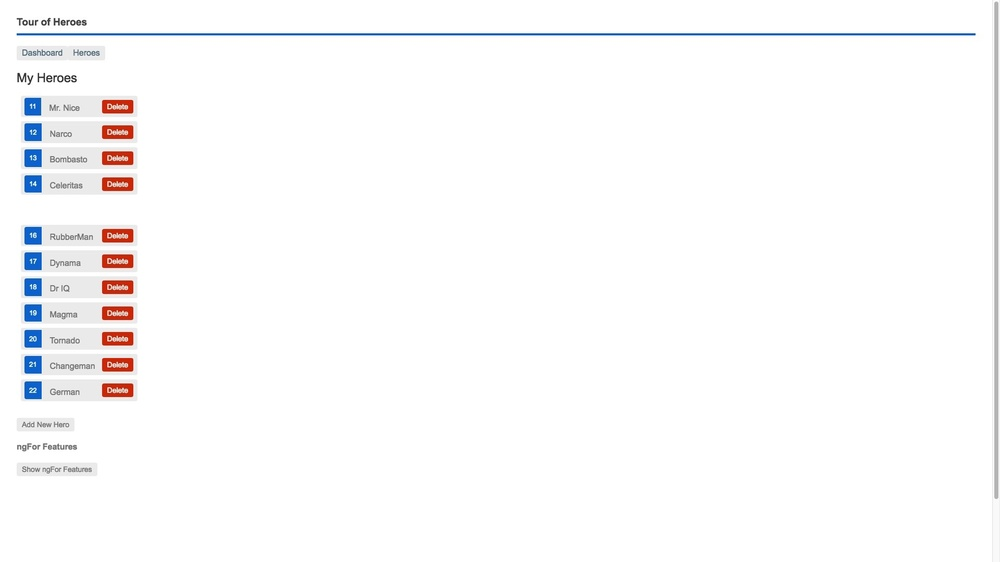
#> input picture cvml/sandbox/images/all_heroes_no_magneta.jpg, 1000 x 562 px, shrunk from 1920 x 1080 before the run, found by its file name
$ jupyter execute 'Using OpenCV to detect objects in a user interface page.ipynb'
#> lines starting #> are read from the running program, lines starting #| are printed output that depends on the picture; long printed decimals are rounded
# Web Page Object Detection Using Template Images

In this notebook, we are experimenting with tackling one of the first problems we want to solve: finding html control and object in a page. The type of objects that we want to find in this first step are:

- html buttons (so we can click on them later)
- html input text controls (so we can type)
- table item where we eventuaklly will be able to read values

## Technologies to Try:

###  OpenCV template matching
http://opencv-python-tutroals.readthedocs.io/en/latest/py_tutorials/py_imgproc/py_template_matching/py_template_matching.html

Template Matching is a method for searching and finding the location of a template image in a larger image. It simply slides the template image over the input image (as in 2D convolution) and compares the template and patch of input image under the template image. Several comparison methods are implemented in OpenCV. It returns a grayscale image, where each pixel denotes how much does the neighbourhood of that pixel match with template.

#### OpenCV template matching comparisions
    Each comparision is different cost function that is used to find a strong correlation.
    In some limited experiments, we found that all comparision funtions work well for us with the exception of one. So, for now we will pick one.


# First experiment, finding the object (template) "item_with_delete" inside the image "one_hero".

[cell 1]
import cv2
import numpy as np
from matplotlib import pyplot as plt


img_full = cv2.imread('all_heroes_no_magneta.jpg',0)
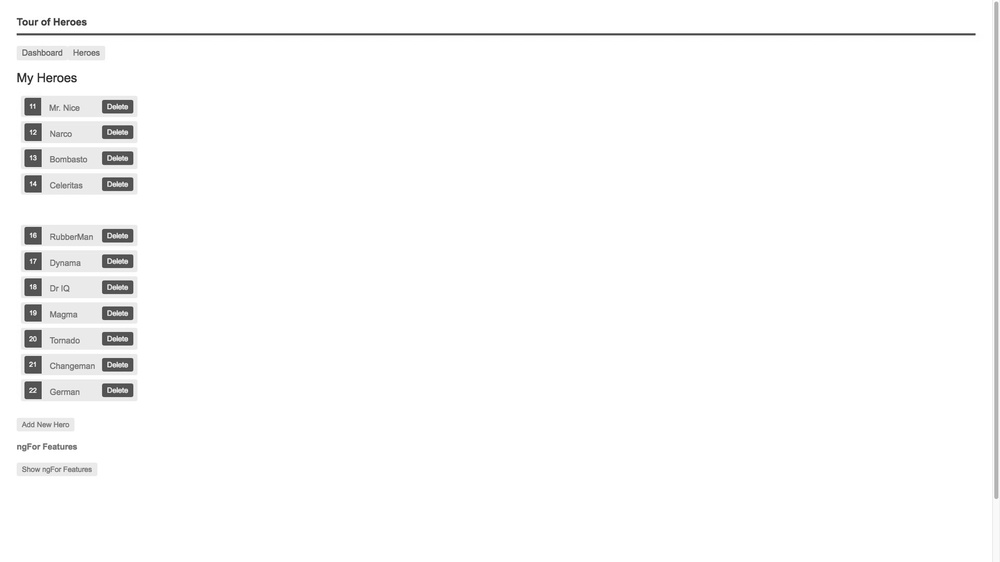
#> img_full: shape (562, 1000); min 16, max 255, mean 250.5
img_full2 = img_full.copy()
img = cv2.imread('one_hero.jpg',0)
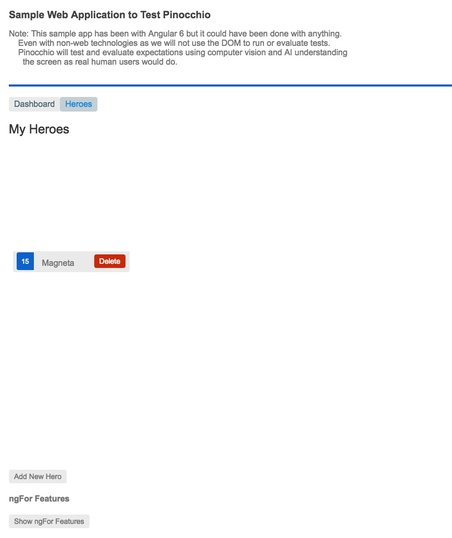
#> input picture cvml/sandbox/images/one_hero.jpg, 452 x 538 px, shrunk from 868 x 1032 before the run, found by its file name
#> img: shape (538, 452); min 25, max 255, mean 250.6
img2 = img.copy()
template = cv2.imread('item_with_delete.jpg',0)
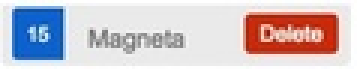
#> input picture cvml/sandbox/images/item_with_delete.jpg, 119 x 23 px, shrunk from 229 x 45 before the run, found by its file name (shown 3 times larger)
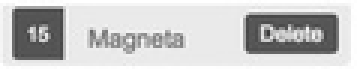
#> template: shape (23, 119) (shown 3 times larger); min 59, max 255, mean 198.4
w, h = template.shape[::-1]
#> w = 119; h = 23
wi, h1 = img.shape[::-1]
#> wi = 452; h1 = 538
w, h, wi, h1
#> Out = (119, 23, 452, 538)

[cell 2]
# All the 6 methods for comparison in a list
methods = ['cv2.TM_CCOEFF', 'cv2.TM_CCOEFF_NORMED', 'cv2.TM_CCORR',
            'cv2.TM_CCORR_NORMED', 'cv2.TM_SQDIFF', 'cv2.TM_SQDIFF_NORMED']

for meth in methods:
    img = img2.copy()
    method = eval(meth)

    print("METHOD:  ", method)

    # Apply template Matching
    res = cv2.matchTemplate(img,template,method)
    min_val, max_val, min_loc, max_loc = cv2.minMaxLoc(res)

    print( min_val, max_val, min_loc, max_loc)

    # If the method is TM_SQDIFF or TM_SQDIFF_NORMED, take minimum
    if method in [cv2.TM_SQDIFF, cv2.TM_SQDIFF_NORMED]:
        top_left = min_loc
    else:
        top_left = max_loc
    bottom_right = (top_left[0] + w, top_left[1] + h + 4)

    print("top_left:", top_left, "bottom_right: " , bottom_right)
    cv2.rectangle(img,top_left, bottom_right , 0, 4)

    plt.subplot(121),plt.imshow(res,cmap = 'gray')
    plt.title('Matching Result'), plt.xticks([]), plt.yticks([])
    plt.subplot(122),plt.imshow(img,cmap = 'gray')
    plt.title('Detected Point'), plt.xticks([]), plt.yticks([])
    plt.suptitle(meth)

    plt.show()
#> this loop made 6 passes
#> (min_val, max_val, min_loc, top_left, bottom_right) on passes 1 to 4: (-3193184.5, 10452690, (37, 13), (13, 250), (132, 277)), (-0.328, 0.975, (15, 84), (13, 250), (132, 277)), (111354440, 138468352, (7, 254), (172, 90), (291, 117)), (0.894, 0.998, (37, 13), (13, 250), (132, 277))
#> (min_val, max_val, max_loc, top_left, bottom_right) on passes 5 to 6: (528800, 27707272, (37, 13), (13, 250), (132, 277)), (0.00449, 0.217, (37, 13), (13, 250), (132, 277))
#| -3193184.5 10452690.0 (37, 13) (13, 250)
#| top_left: (13, 250) bottom_right:  (132, 277)
#| -0.3276 0.9755 (15, 84) (13, 250)
#| top_left: (13, 250) bottom_right:  (132, 277)
#| 111354440.0 138468352.0 (7, 254) (172, 90)
#| top_left: (172, 90) bottom_right:  (291, 117)
#| 0.8945 0.9978 (37, 13) (13, 250)
#| top_left: (13, 250) bottom_right:  (132, 277)
#| 528800.0 27707272.0 (13, 250) (37, 13)
#| top_left: (13, 250) bottom_right:  (132, 277)
#> (further printed lines are left out)
#> pass 1, `res = cv2.matchTemplate(img,template,method)`:
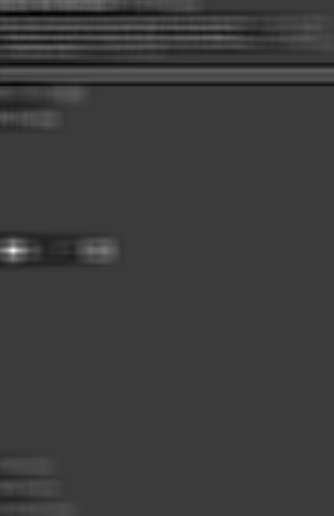
#> res: shape (516, 334) float32; min -3193184.5, max 10452690, mean 18852.2; drawn with min black and max white
#> pass 1, `plt.show()`:
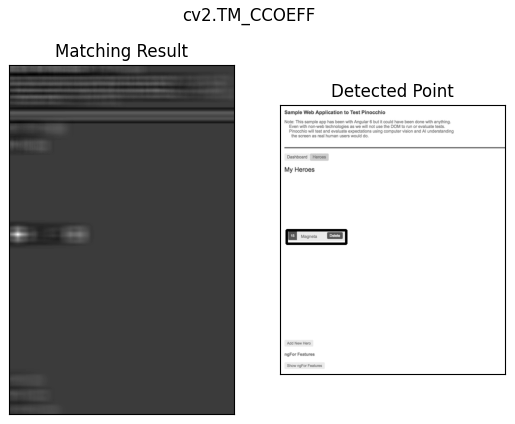
#> figure drawn by matplotlib, 2 panels
#> pass 3, `res = cv2.matchTemplate(img,template,method)`:
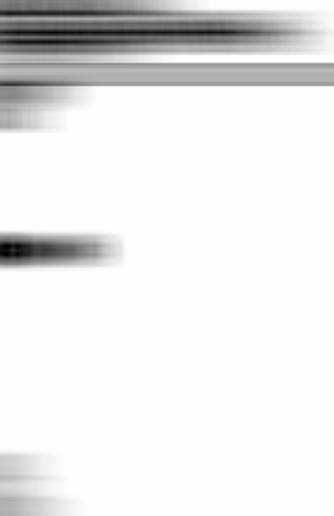
#> res: shape (516, 334) float32; min 111354440, max 138468352, mean 136256912; drawn with min black and max white
#> after the loop:
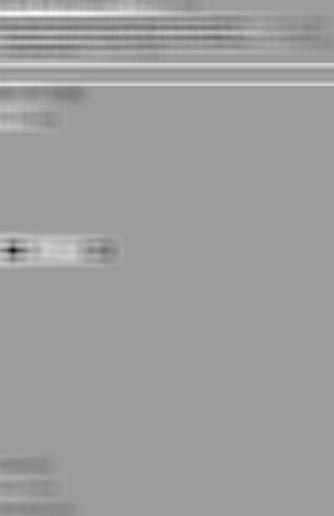
#> res: shape (516, 334) float32; min 0.00449, max 0.217, mean 0.135; drawn with min black and max white

# Defining a reusable function

[cell 3]
import cv2
import numpy as np
from matplotlib import pyplot as plt

[cell 4]
def find_template(template_img, page_img):
    # This function gets and object (image_template) and a page
    # Finds the objects ans saves to disk the resulting image showing
    # where the object
#> called with template_img = 'item_with_delete.jpg', page_img = 'one_hero.jpg'
    img = cv2.imread(page_img,0)
    img2 = img.copy()
    template = cv2.imread(template_img,0)
    w, h = template.shape[::-1]
#> w = 119; h = 23
    wi, h1 = img.shape[::-1]
#> wi = 452; h1 = 538

    img = img2.copy()

    method = 4  #cv2.TM_CCOEFF
    # Apply template Matching
    res = cv2.matchTemplate(img,template,4)
    min_val, max_val, min_loc, max_loc = cv2.minMaxLoc(res)
#> min_val = -3193184.5; max_val = 10452690; min_loc = (37, 13); max_loc = (13, 250)

    # calculate and draw boxes
    top_left = max_loc
#> top_left = (13, 250)
    bottom_right = (top_left[0] + w, top_left[1] + h + 4)
#> bottom_right = (132, 277)
    return top_left, bottom_right

top_left, bottom_right = find_template('item_with_delete.jpg','one_hero.jpg')
print("top_left:", top_left, "bottom_right: " , bottom_right)
#| top_left: (13, 250) bottom_right:  (132, 277)

[cell 5]
# thius function will show the found rectangle

color = 0;
line_width = 4
def show_found_object_rectangle():
    cv2.rectangle(img,top_left, bottom_right , color, line_width)
    plt.subplot(122),plt.imshow(img,cmap = 'gray')
    plt.title('Detected Point'), plt.xticks([]), plt.yticks([])
    plt.suptitle(meth)
    plt.show()

show_found_object_rectangle()

[cell 6]
top_left, bottom_right = find_template('item_with_delete.jpg','all_heroes.png')
#> call 2 of find_template, with template_img = 'item_with_delete.jpg', page_img = 'all_heroes.png'
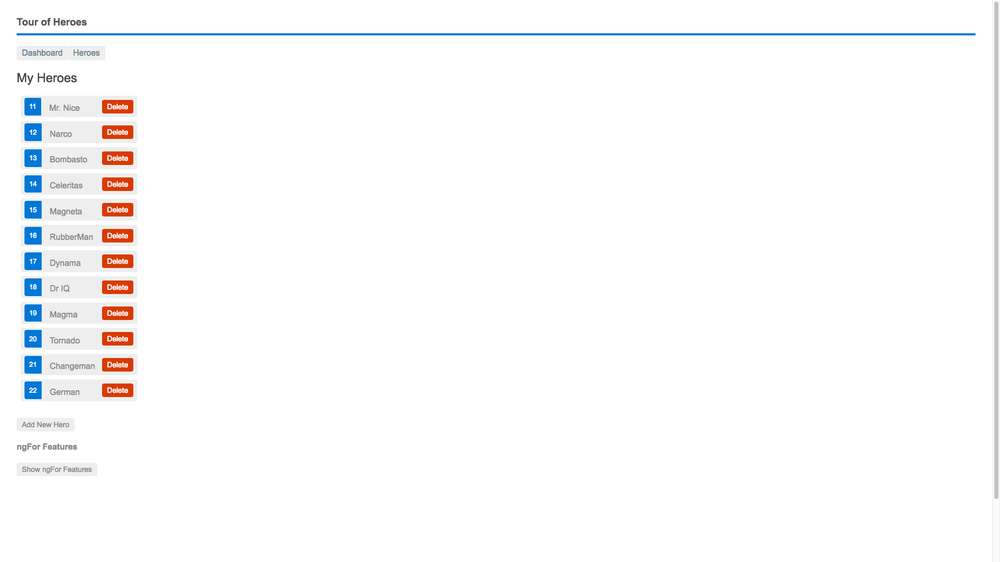
#> input picture cvml/sandbox/images/all_heroes.png, 1000 x 562 px, shrunk from 1920 x 1080 before the run, found by its file name
#> in find_template (call 2), `res = cv2.matchTemplate(img,template,4)`:
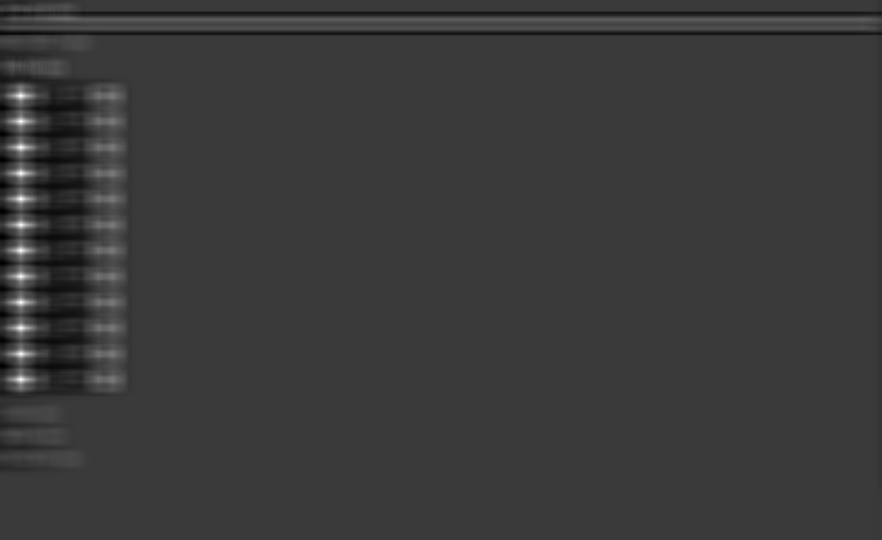
#> res: shape (540, 882) float32; min -2794651.8, max 9383420, mean 15086.3; drawn with min black and max white
#> in find_template (call 2), `min_val, max_val, min_loc, max_loc = cv2.minMaxLoc(res)`: min_val = -2794651.8; max_val = 9383420; min_loc = (3, 211); max_loc = (20, 302)
#> in find_template (call 2), `bottom_right = (top_left[0] + w, top_left[1] + h + 4)`: bottom_right = (139, 329)
#> top_left = (20, 302); bottom_right = (139, 329)
print("top_left:", top_left, "bottom_right: " , bottom_right)
#| top_left: (20, 302) bottom_right:  (139, 329)

[cell 7]
# thius function will show the found rectangle

color = 0;
line_width = 4
def show_found_object_rectangle(image):
    cv2.rectangle(image,top_left, bottom_right , color, line_width)
    plt.subplot(122),plt.imshow(image,cmap = 'gray')
    plt.title('Detected Point'), plt.xticks([]), plt.yticks([])
    plt.suptitle(meth)
    plt.show()

show_found_object_rectangle(img_full)
